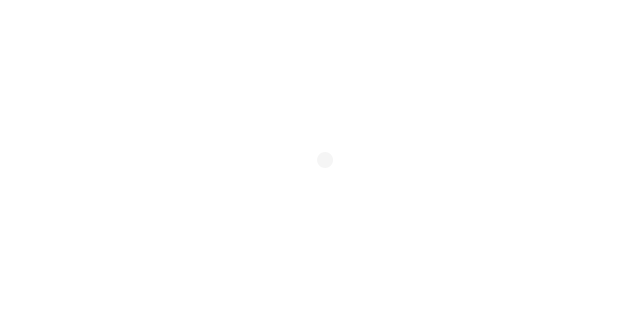
Frame 1 (no input)
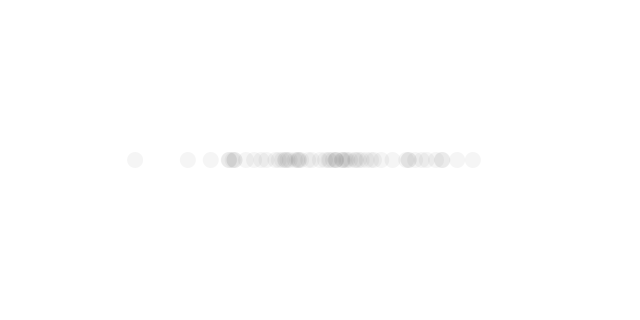
Frame 60 (the mouse pressed at the canvas centre just before this capture)
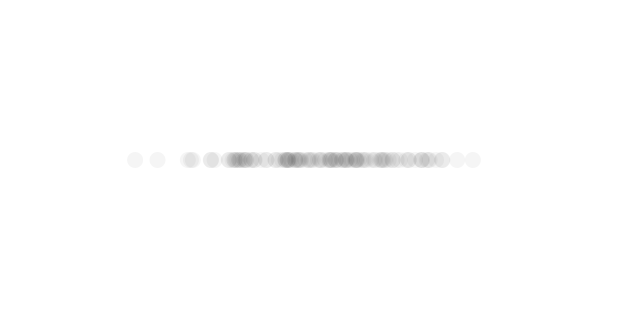
Frame 120 (the mouse held since frame 60 and released just before this capture)

The Processing sketch that drew these frames (run headless with seeded random() and noise(); from frame 60 on, the mouse is pressed at the canvas centre):

// Processing sketch: intro_09_normal_distribution
// ── intro_09_normal_distribution.pde
//
// Normal (Gaussian) distribution
// ==============================
// 
// A distribution of values that cluster around an average (referred to as the “mean”) 
// is known as a “normal” distribution. It is also called the Gaussian distribution.
// 
// When you graph the distribution, you get a "bell curve".
//
// The curve is generated by a mathematical function that defines the probability of any 
// given value occurring as a function of the mean (often written as μ, the Greek letter mu) 
// and standard deviation (σ, the Greek letter sigma).
//
// Mean:
//
// mean (average) = sum / count
// (6 + 11 + 7) / 3 = 8
//
// Standard Deviation:
//
// low = values are tightly clustered around the mean
// high = values are more evenly spread out
//

import java.util.Random;

Random generator;

void setup() {
  size(640, 320);
  background(255);
  generator = new Random();
}

void draw() {
  // The nextGaussian() function returns a normal distribution of random numbers with the 
  // following parameters: a mean of zero and a standard deviation of one.
  float num = (float) generator.nextGaussian();
  
  // A mean of 320 pixels (the center horizontal pixel in a window of width 640)
  float mean = 320;
  
  // A standard deviation of 60 pixels
  float sd = 60;
  
  // Multiply by the standard deviation and add the mean.
  float x = sd * num + mean;
  
  noStroke();
  fill(0,10);
  ellipse(x,160,16,16);
}
